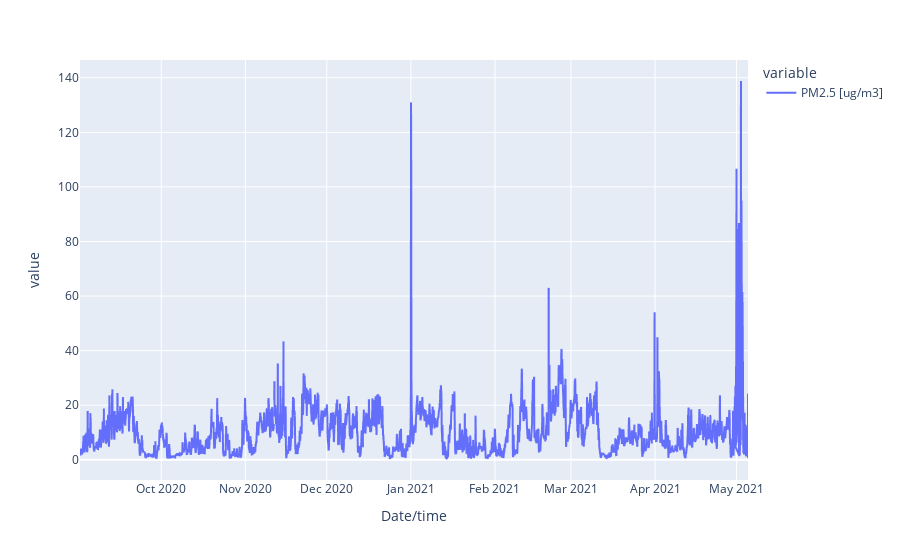

Notebook source saved alongside this figure:
### Code cell
pm25_series.plot()

### Figure 1 — Plotly figure (JSON) as saved in the notebook; plotly's stock layout.template omitted (floating-point values rounded to 4 significant figures; data arrays with more than 128 entries replaced by an {"elided": "..."} marker saying what was removed)
{"data": [{"hovertemplate": "variable=PM2.5 [ug/m3]<br>Date/time=%{x}<br>value=%{y}<extra></extra>", "legendgroup": "PM2.5 [ug/m3]", "line": {"color": "#636efa", "dash": "solid"}, "mode": "lines", "name": "PM2.5 [ug/m3]", "showlegend": true, "type": "scattergl", "x": {"elided": "7439 str values"}, "xaxis": "x", "y": {"elided": "7439 float values"}, "yaxis": "y"}], "layout": {"legend": {"title": {"text": "variable"}, "tracegroupgap": 0}, "margin": {"t": 60}, "xaxis": {"anchor": "y", "domain": [0, 1], "title": {"text": "Date/time"}}, "yaxis": {"anchor": "x", "domain": [0, 1], "title": {"text": "value"}}}}
